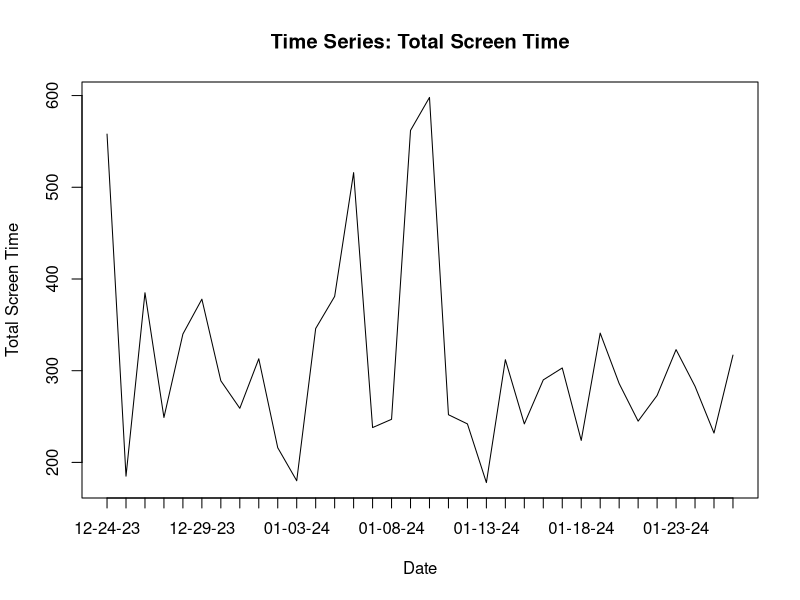
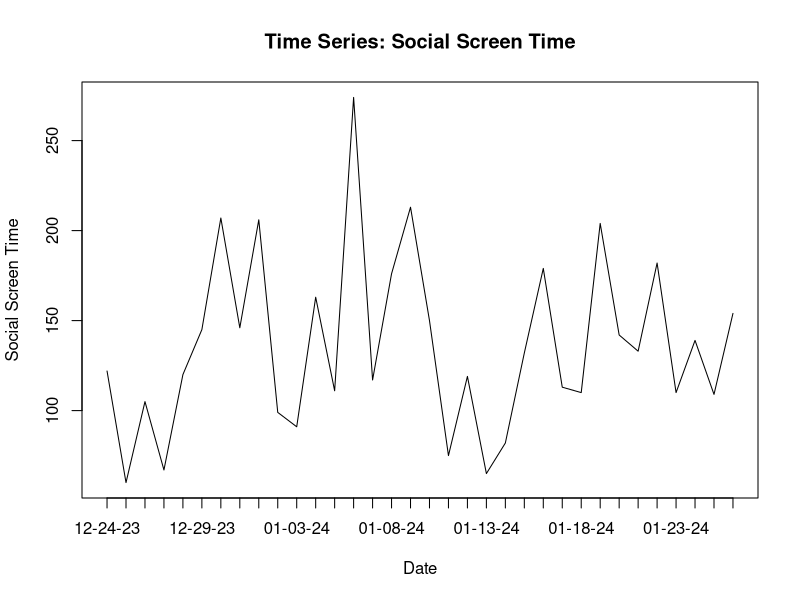
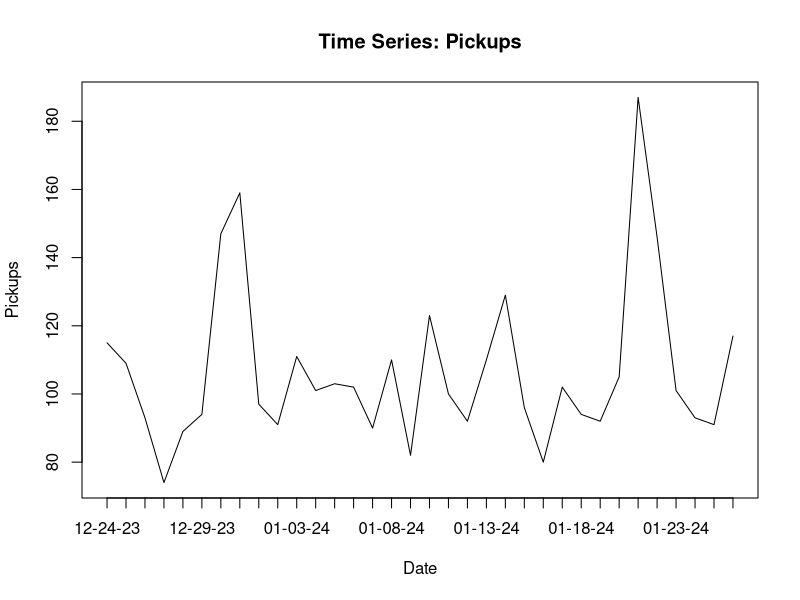
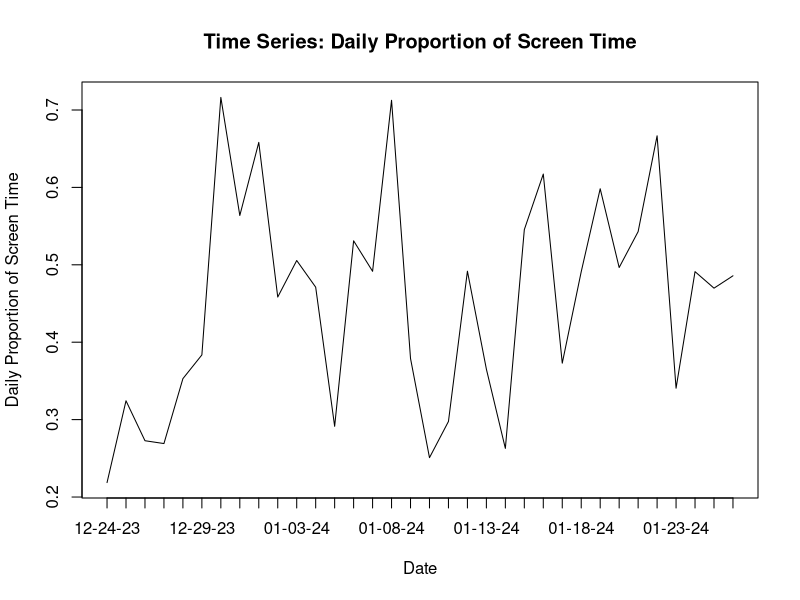
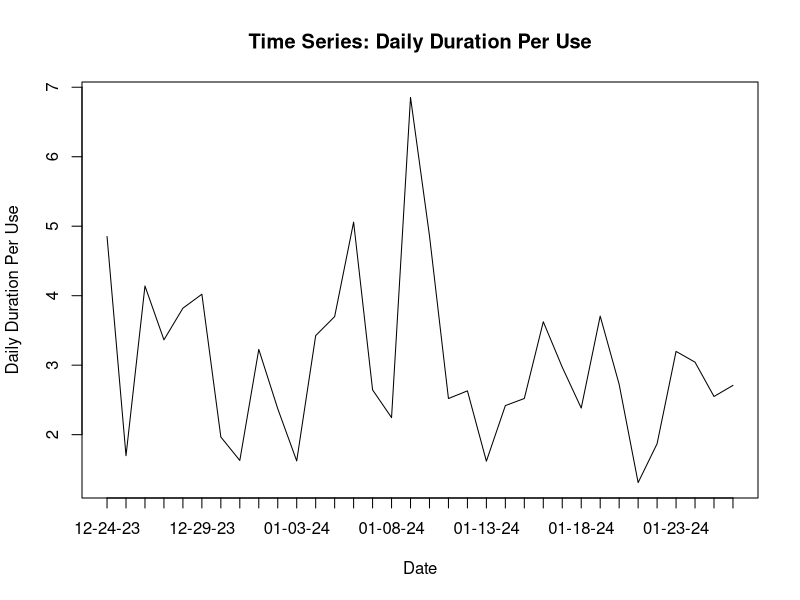
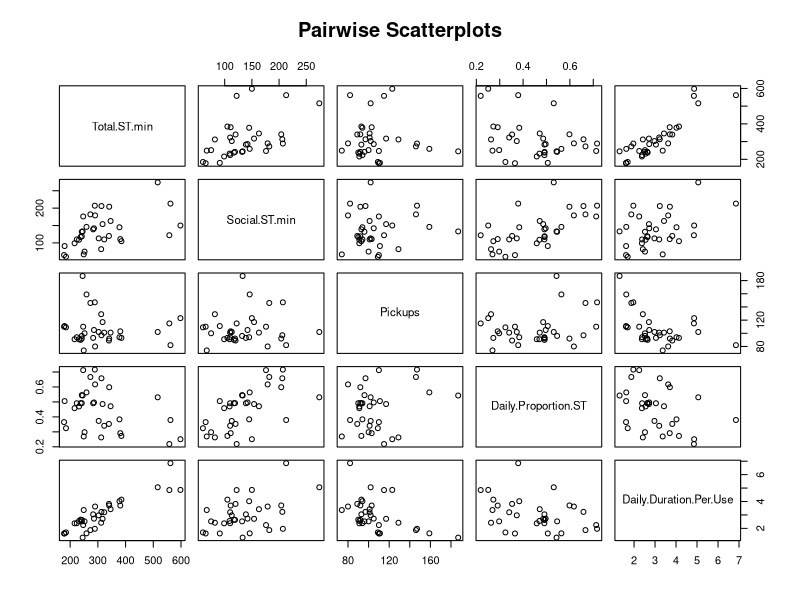
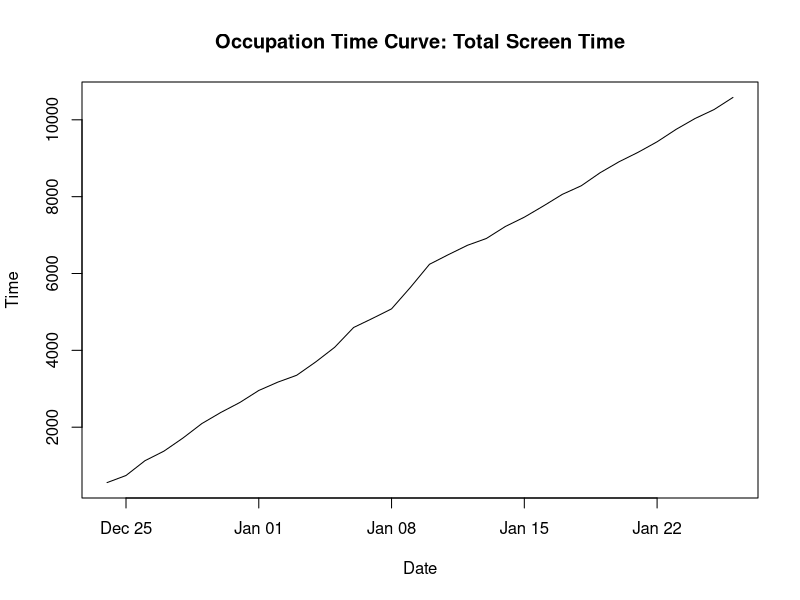
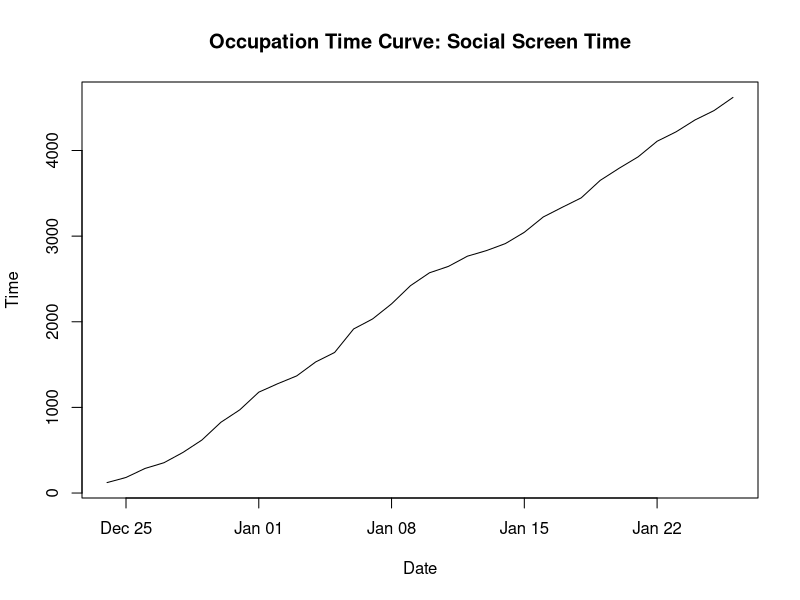

These figures' R source, in order:
## ---- chunk 1
#install.packages("readxl")
#install.packages("writexl")
#install.packages("circular")

library(readxl)
library(circular)

screenData <- read_excel("BIOSTAT 620 Data (Through Jan 26).xlsx")

## ---- chunk 2
# Display New Variables
screenData$Daily.Proportion.ST
screenData$Daily.Duration.Per.Use
## ---- chunk 3
# Create time series plots

# Total.ST.min
screenData$Date <- as.Date(screenData$Date, format="%m-%d-%y")
tsTotalSt <- ts(screenData$Total.ST.min, start = min(screenData$Date), frequency = 1)

plot(tsTotalSt, main = "Time Series: Total Screen Time", xlab = "Date", ylab = "Total Screen Time", xaxt = "n")
# xaxt = "n" and the following line are to reformat x axis and make sure dates appear properly
axis(1, at = time(tsTotalSt), labels = format(screenData$Date, "%m-%d-%y"))

# Social.ST.min
tsSocialSt <- ts(screenData$Social.ST.min, start = min(screenData$Date), frequency = 1)

plot(tsSocialSt, main = "Time Series: Social Screen Time", xlab = "Date", ylab = "Social Screen Time", xaxt = "n")
axis(1, at = time(tsSocialSt), labels = format(screenData$Date, "%m-%d-%y"))

# Pickups
tsPickups <- ts(screenData$Pickups, start = min(screenData$Date), frequency = 1)

plot(tsPickups, main = "Time Series: Pickups", xlab = "Date", ylab = "Pickups", xaxt = "n")
axis(1, at = time(tsPickups), labels = format(screenData$Date, "%m-%d-%y"))

# Daily.Proportion.ST
tsDailyProportionSt <- ts(screenData$Daily.Proportion.ST, start = min(screenData$Date), frequency = 1)

plot(tsDailyProportionSt, main = "Time Series: Daily Proportion of Screen Time", xlab = "Date", ylab = "Daily Proportion of Screen Time", xaxt = "n")
axis(1, at = time(tsDailyProportionSt), labels = format(screenData$Date, "%m-%d-%y"))

# Daily.Duration.Per.Use
tsDailyDurationPerUse <- ts(screenData$Daily.Duration.Per.Use, start = min(screenData$Date), frequency = 1)

plot(tsDailyDurationPerUse, main = "Time Series: Daily Duration Per Use", xlab = "Date", ylab = "Daily Duration Per Use", xaxt = "n")
axis(1, at = time(tsDailyDurationPerUse), labels = format(screenData$Date, "%m-%d-%y"))

## ---- chunk 4
# Pairwise Scatter plots
pairs(screenData[c("Total.ST.min", "Social.ST.min", "Pickups", "Daily.Proportion.ST", "Daily.Duration.Per.Use")],
      main = "Pairwise Scatterplots")
## ---- chunk 5
# Occupational Time Curves

# Total.ST.Min
occupation_time <- cumsum(tsTotalSt)
plot(screenData$Date, occupation_time, type = "l",
     xlab = "Date", ylab = "Time",
     main = "Occupation Time Curve: Total Screen Time")

# Social.ST.Min
occupation_time <- cumsum(tsSocialSt)
plot(screenData$Date, occupation_time, type = "l",
     xlab = "Date", ylab = "Time",
     main = "Occupation Time Curve: Social Screen Time")

# Pickups
occupation_time <- cumsum(tsPickups)
plot(screenData$Date, occupation_time, type = "l",
     xlab = "Date", ylab = "Time",
     main = "Occupation Time Curve: Pickups")

# Daily.Proportion.ST
occupation_time <- cumsum(tsDailyProportionSt)
plot(screenData$Date, occupation_time, type = "l",
     xlab = "Date", ylab = "Time",
     main = "Occupation Time Curve: Daily Proportion Screen Time")

# Daily.Duration.Per.Use
occupation_time <- cumsum(tsDailyDurationPerUse)
plot(screenData$Date, occupation_time, type = "l",
     xlab = "Date", ylab = "Time",
     main = "Occupation Time Curve: Daily Duration Per Use")
## ---- chunk 6
acf(tsTotalSt, plot = FALSE)
acf(tsSocialSt, plot = FALSE)
acf(tsPickups, plot = FALSE)
acf(tsDailyProportionSt, plot = FALSE)
acf(tsDailyDurationPerUse, plot = FALSE)
## ---- chunk 7
# 3a
circularPickups <- circular::circular(as.numeric(screenData$Pickups.1st) * 360 / 86400, type = "angles", units = "degrees")

# 3b
plot.circular(circularPickups, main = "Circular Scatterplot for Pickup Time", rotation = "clock", zero = pi / 2)

## ---- chunk 8
rose.diag(circularPickups, bins = 24, main = "Circular Histogram", rotation = "clock", zero = pi / 2)
## ---- chunk 9
model <- glm(screenData$Pickups ~ offset(log(screenData$Total.ST.min / 60)), family = poisson)
summary(model)
## ---- chunk 10
# Dummy variables
screenData$Xt <- ifelse(weekdays(screenData$Date) %in% c('Monday', 'Tuesday', 'Wednesday', 'Thursday', 'Friday'), 1, 0)
screenData$Zt <- ifelse(screenData$Date >= as.Date("2024-01-10"), 1, 0)

# Log-Linear Model
lnModel <- glm(screenData$Pickups ~ offset(log(screenData$Total.ST.min / 60)) + screenData$Xt + screenData$Zt, family = poisson)
summary(lnModel)
## ---- chunk 11
mle <- circular::mle.vonmises(circularPickups)

# value of mu
print(mle$mu)

# value of lambda, called kappa in this function according to rdocumentation.org
print(mle$kappa)
## ---- chunk 12
# Calculate probability that first pick up is after 8:30 AM
# 8.5 * 360 / 86400 converts time to degrees
print(1 - circular::pvonmises(circular::circular(8.5 * 2 * pi / 24), mu = mle$mu, kappa = mle$kappa))
